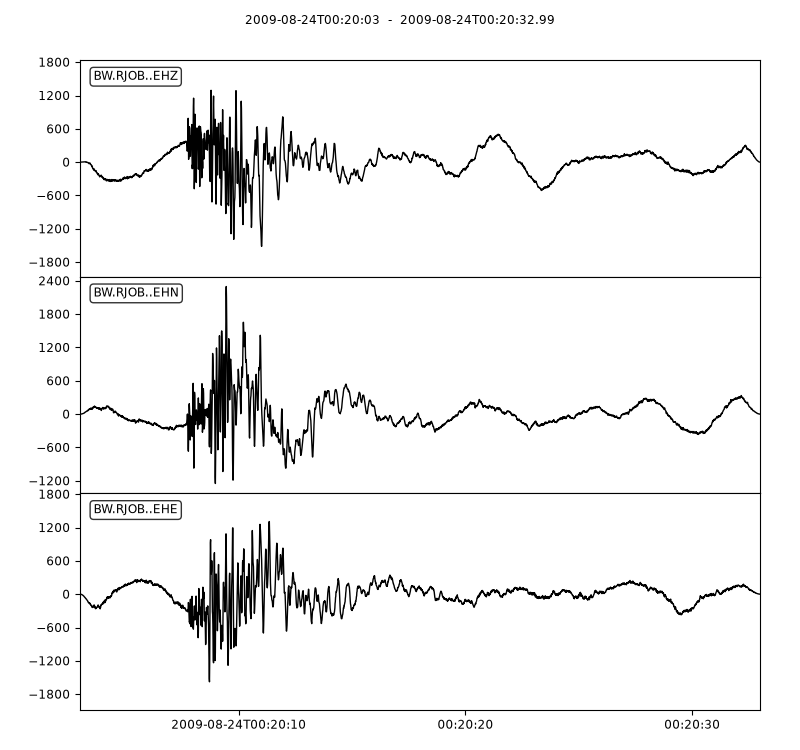

This figure's Python source:
"""step 1: read the built-in obspy example and draw a plot"""

import matplotlib

# "Agg" is a mode without a window: the plot is saved to a file
# This way the script works on a server without a screen. On your own computer
# you can remove this line, and the plot will open in a window
matplotlib.use("Agg")

from obspy import read

# read() without arguments returns the obspy demo data:
# a Stream of three traces: components EHZ, EHN, EHE
st = read()

# print short info: network, station, channel, time, number of samples
print(st)

# details about the first trace (Trace): sampling rate etc
tr = st[0]
print()
print("Станция:", tr.stats.station)
print("Канал:", tr.stats.channel)
print("Частота дискретизации (Гц):", tr.stats.sampling_rate)
print("Количество отсчётов:", tr.stats.npts)
print("Начало записи:", tr.stats.starttime)

# draw all three traces one under another and save to PNG
st.plot(outfile="step1.png")
print()
print("График сохранён в step1.png")
